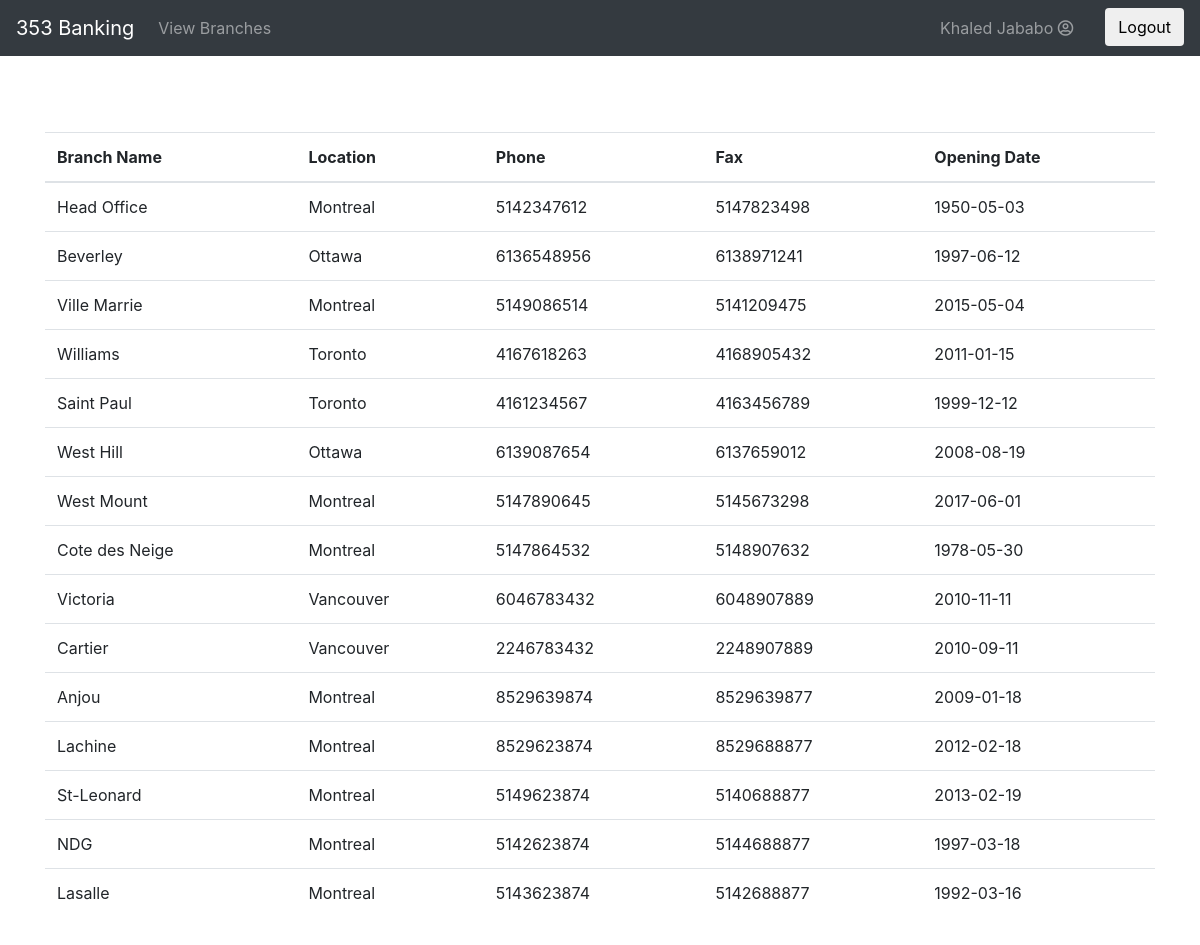
The page /index.php?page=view_branches (signed in) on the database its author committed.
### tables this page shows
CREATE TABLE branch (
  branch_id int(11) NOT NULL AUTO_INCREMENT,
  branch_name varchar(255) DEFAULT NULL,
  location varchar(255) DEFAULT NULL,
  phone varchar(10) DEFAULT NULL,
  fax varchar(10) DEFAULT NULL,
  opening_date date DEFAULT NULL,
  PRIMARY KEY (branch_id)
);

### classes/branch/branchDAO.php (called while the page is built, shortened)
<?php
require_once 'branch.php';
class BranchDAO {
	private $connectString;
	private $user;
	private $password;
	function __construct() {
		$this->connectString = "mysql:host=localhost;dbname=gec353_2;charset=utf8mb4";
		$this->user = "root";
		$this->password = "";
	}
	public function getAllBranches() {
		try {
			$pdo = new PDO($this->connectString, $this->user, $this->password);
			$pdo->setAttribute(PDO::ATTR_ERRMODE, PDO::ERRMODE_EXCEPTION);
			$stmt = $pdo->prepare("SELECT * FROM branch");
			$stmt->execute();
			$stmt->setFetchMode(PDO::FETCH_CLASS | PDO::FETCH_PROPS_LATE, 'Branch');
			$response = [];
			while ($branch = $stmt->fetch()) {
				$responseRow["id"] = $branch->getId();
				$responseRow["name"] = $branch->getName();
				$responseRow["location"] = $branch->getLocation();
				$responseRow["phone"] = $branch->getPhone();
				$responseRow["fax"] = $branch->getFax();
				$responseRow["openingDate"] = $branch->getOpeningDate();
				$response[] = $responseRow;
			}
			return $response;
		} catch (PDOException $e) {
			echo ($e->getMessage());
		} finally {
			unset($pdo);
		}
	}
}

### classes/branch/branch.php (called while the page is built, shortened)
<?php
	class Branch {
		private $branch_id;
		private $branch_name;
		private $location;
		private $phone;
		private $fax;
		private $opening_date;
		public function getId(){
			return $this->branch_id;
		}
		public function setId($branch_id){
			$this->branch_id = $branch_id;
		}
		public function getName(){
			return $this->branch_name;
		}
		public function setName($branch_name){
			$this->branch_name = $branch_name;
		}
		public function getLocation(){
			return $this->location;
		}
		public function setLocation($location){
			$this->location = $location;
		}
		public function getPhone(){
			return $this->phone;
		}
		public function setPhone($phone){
			$this->phone = $phone;
		}
		public function getFax(){
			return $this->fax;
		}
		public function setFax($fax){
			$this->fax = $fax;
		}
		public function getOpeningDate(){
			return $this->opening_date;
		}
		public function setOpeningDate($opening_date){
			$this->opening_date = $opening_date;
		}
	}

### views/view_branches.php (the view)
<main role="main" class="container my-5">
    <table class="table table-hover">
        <thead>
            <tr>
                <th scope="col">Branch Name</th>
                <th scope="col">Location</th>
                <th scope="col">Phone</th>
                <th scope="col">Fax</th>
                <th scope="col">Opening Date</th>
            </tr>
        </thead>
        <tbody>
            <?php include 'classes/branch/branchDAO.php';
$db = new branchDAO();
foreach ($db->getAllBranches() as $branch) {
	?>
            <tr>
                <td><?php echo $branch['name']; ?></td>
                <td><?php echo $branch['location']; ?></td>
                <td><?php echo $branch['phone']; ?></td>
                <td><?php echo $branch['fax']; ?></td>
                <td><?php echo $branch['openingDate']; ?></td>
            </tr>
        <?php }?>
        </tbody>
    </table>
</main>

### views/header.php (shortened to what this page needs)
<!doctype html>
<html lang="en">
    <head>
        <link href="./static/css/bootstrap.min.css" rel="stylesheet">
        <link href="./static/css/mystyle.css" rel="stylesheet">
        <link href="./static/css/fontawesome-all.css" rel="stylesheet">
    </head>
    <body>
        <nav class="navbar navbar-expand-md navbar-dark bg-dark fixed-top">
            <a class="navbar-brand" href="."> 353 Banking </a>
            <div class="collapse navbar-collapse" id="navbarsExampleDefault">
                <ul class="navbar-nav mr-auto">
                    <?php if (isset($_SESSION['is_logged']) && isset($_SESSION['client'])) {?>
                    <li class="nav-item">
                        <a class="nav-link" href="?page=accounts"> My Accounts </a>
                    </li>
                    <li class="nav-item">
                        <a class="nav-link" href="?page=bills"> Pay Bills </a>
                    </li>
                    <li class="nav-item">
                        <a class="nav-link" href="?page=sendmoney"> Send Money </a>
                    </li>
                    <li class="nav-item">
                        <a class="nav-link" href="?page=transactions"> View Transactions </a>
                    </li>
                    <li class="nav-item">
                        <a class="nav-link" href="?page=add_account"> Add an account </a>
                    </li>
                    <?php } else if (isset($_SESSION['is_logged']) && isset($_SESSION['employee'])) {?>
                        <li class="nav-item">
                        <a class="nav-link" href="?page=view_branches"> View Branches </a>
                    </li>
                    <?php }?>
                </ul>
                <div class="form-inline pull-xs-right">
                    <?php if (isset($_SESSION['is_logged'])) {?>
                    <ul class="navbar-nav mr-auto">
                        <li class="nav-item px-4">
                            <?php if (isset($_SESSION['client'])) {?>
                            <a class="nav-link" href="?page=client_page"> <?php echo $_SESSION['client']['firstName'] . ' ' . $_SESSION['client']['lastName']; ?> <i class="far fa-user-circle"></i>
                            </a>
                        <?php } else if (isset($_SESSION['employee'])) {?>
                            <a class="nav-link" href="?page=employee_page"> <?php echo $_SESSION['employee']['firstName'] . ' ' . $_SESSION['employee']['lastName']; ?> <i class="far fa-user-circle"></i>
                            </a>
                        <?php }?>
                        </li>
                        <li class="nav-item">
                            <form class="form-signin" action="actions.php" method="post">
                                <button class="btn btn-success-outline" type="submit" name="logout" value="logout"> Logout </button>
                            </form>
                        </li>
                    </ul>
                    <?php }?>
                </div>
            </div>
        </nav>
    </body>
</html>

### index.php (shortened to what this page needs)
<?php
include "views/header.php";
if (isset($_GET['page'])) {
	if ($_GET['page'] == 'accounts') {
		include "views/accounts.php";
	} else if ($_GET['page'] == 'signup') {
		include "views/signup.php";
	} else if ($_GET['page'] == 'login') {
		include "views/login.php";
	} else if ($_GET['page'] == 'bills') {
		include "views/pay_bills.php";
	} else if ($_GET['page'] == 'client_page') {
		include "views/client_page.php";
	} else if ($_GET['page'] == 'employee_page') {
		include "views/employee_page.php";
	} else if ($_GET['page'] == 'sendmoney') {
		include "views/sendmoney.php";
	} else if ($_GET['page'] == 'pay_bills') {
		include "views/pay_bills.php";
	} else if ($_GET['page'] == 'view_branches') {
		include "views/view_branches.php";
	} else if ($_GET['page'] == 'transactions') {
		include "views/transactions.php";
	} else if ($_GET['page'] == 'add_account') {
		include "views/add_account.php";
	}} else {
	include "views/home.php";
}
?>

### static/css/mystyle.css (style rules this page uses)
html { position: relative; min-height: 100%; }
body { padding-top: 1.5rem; margin-bottom: 60px; }
body > .container { padding: 60px 15px 0; }

### rows shown on the page
branch: branch_name "Head Office", location "Montreal", phone "5142347612", fax "5147823498", opening_date "1950-05-03"
branch: branch_name "Beverley", location "Ottawa", phone "6136548956", fax "6138971241", opening_date "1997-06-12"
branch: branch_name "Ville Marrie", location "Montreal", phone "5149086514", fax "5141209475", opening_date "2015-05-04"
branch: branch_name "Williams", location "Toronto", phone "4167618263", fax "4168905432", opening_date "2011-01-15"
branch: branch_name "Saint Paul", location "Toronto", phone "4161234567", fax "4163456789", opening_date "1999-12-12"
branch: branch_name "West Hill", location "Ottawa", phone "6139087654", fax "6137659012", opening_date "2008-08-19"
branch: branch_name "West Mount", location "Montreal", phone "5147890645", fax "5145673298", opening_date "2017-06-01"
branch: branch_name "Cote des Neige", location "Montreal", phone "5147864532", fax "5148907632", opening_date "1978-05-30"
branch: branch_name "Victoria", location "Vancouver", phone "6046783432", fax "6048907889", opening_date "2010-11-11"
branch: branch_name "Cartier", location "Vancouver", phone "2246783432", fax "2248907889", opening_date "2010-09-11"
branch: branch_name "Anjou", location "Montreal", phone "8529639874", fax "8529639877", opening_date "2009-01-18"
branch: branch_name "Lachine", location "Montreal", phone "8529623874", fax "8529688877", opening_date "2012-02-18"
branch: branch_name "St-Leonard", location "Montreal", phone "5149623874", fax "5140688877", opening_date "2013-02-19"
branch: branch_name "NDG", location "Montreal", phone "5142623874", fax "5144688877", opening_date "1997-03-18"
branch: branch_name "Lasalle", location "Montreal", phone "5143623874", fax "5142688877", opening_date "1992-03-16"

### other values the page prints
$_SESSION['employee']['firstName'] "Khaled"
$_SESSION['employee']['lastName'] "Jababo"
